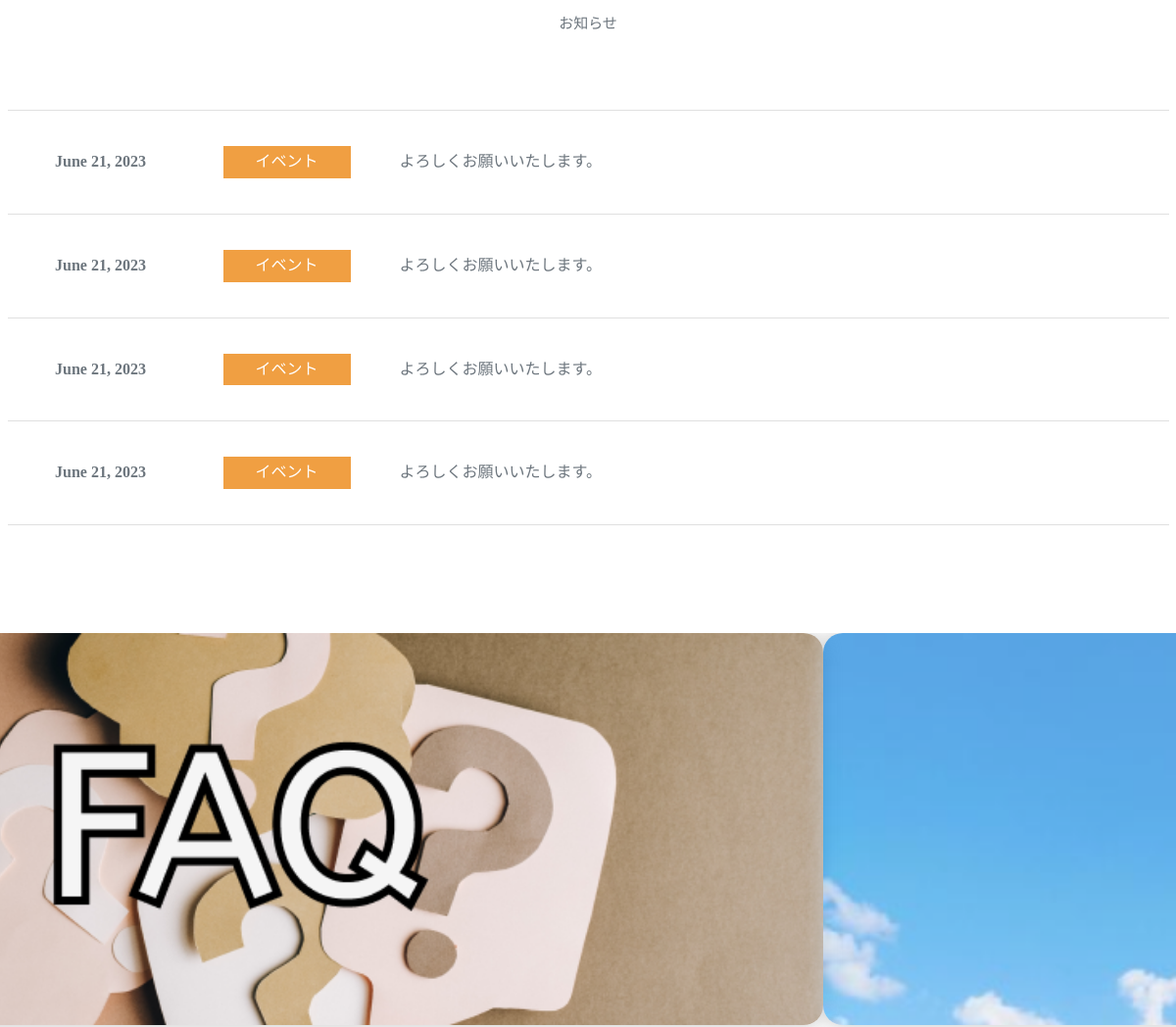
The app's page /fukumitsu/ (middle part), older data.
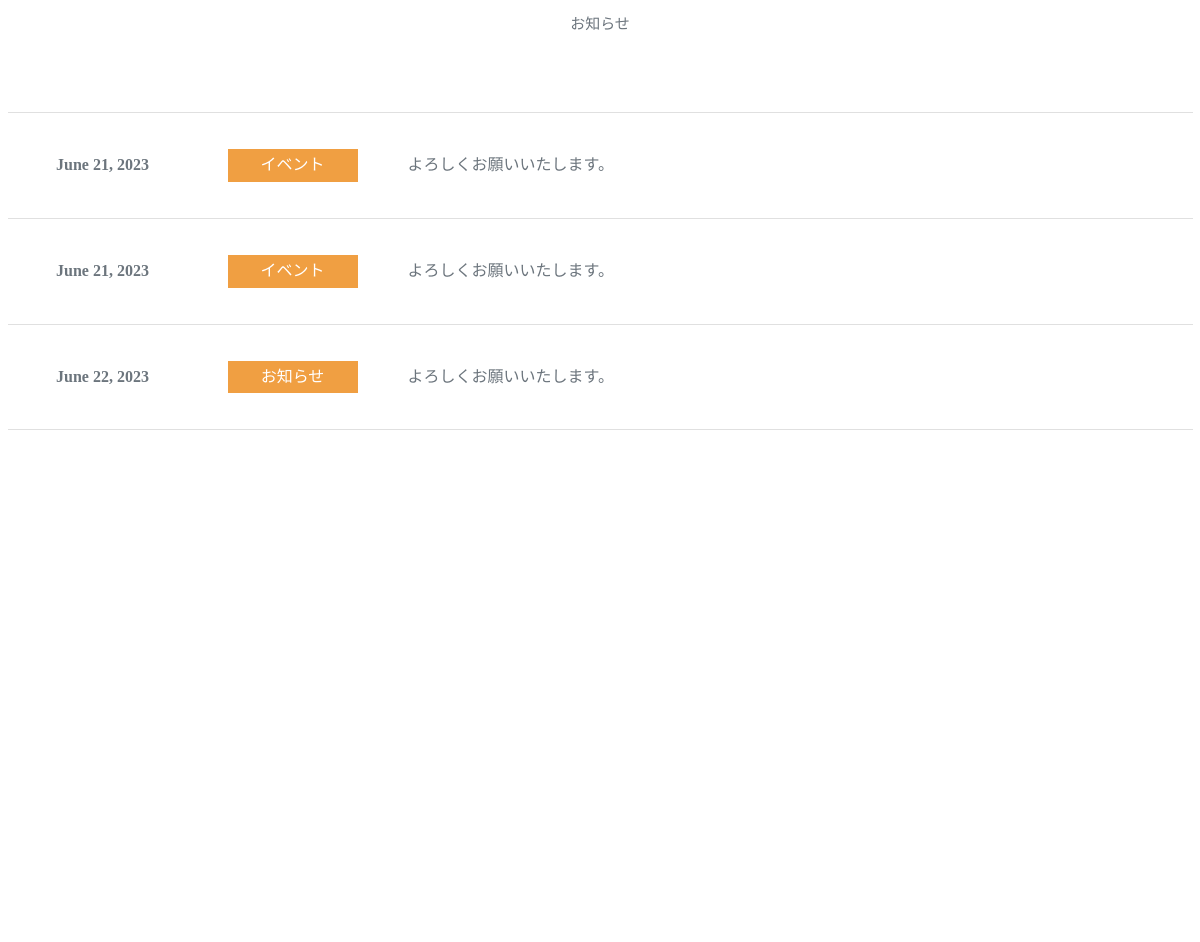
The same page, newer data.
### fukumitsu/models.py (models this page shows)
class Information(models.Model):
    information_id = models.IntegerField(primary_key=True)
    category = models.CharField(max_length=100)
    contents = models.TextField()
    time = models.DateField()

### fukumitsu/views.py (the view)
# urls.py: path('', views.fukumitsu), #トップページ表示
def fukumitsu(request):
    admin = models.User.objects.get(user_id = 1)
    if 'email' in request.session:
        if request.session['email'] == admin.email:
            return admin_forms(request)
    info_list = models.Information.objects.all().order_by().reverse()[:5]
    contact_form = forms.contact_form()
    if 'email' not in request.session:
        context_data = {'info_list': info_list, 'contact_form':contact_form, 'session':0}
        return render(request, 'fukumitsu.html', context= context_data)
    else:
        context_data = {'info_list': info_list, 'contact_form':contact_form, 'session':1}
        return render(request, 'fukumitsu.html', context= context_data)

### fukumitsu/templates/fukumitsu.html (shortened to what this page needs)
<!DOCTYPE html>
<html lang="ja">
    <head>
        <link rel="stylesheet" type="text/css" href="https://cdn.jsdelivr.net/npm/slick-carousel@1.8.1/slick/slick.css">
        <link rel="stylesheet" href="https://unpkg.com/swiper@8/swiper-bundle.min.css"/>
        <link href="/static/css/main.css" rel="stylesheet" />
        <link href="/static/css/fukumitsu.css" rel="stylesheet" />
        <link href="/static/css/slider.css" rel="stylesheet" />
        <link href="/static/css/header.css" rel="stylesheet" />
        <link href="/static/css/footer.css" rel="stylesheet" />
    </head>
    <body id="page-top">
        <section class="page-section" id="info">
            <div class="container">
                <div class="text-center">
                    <p class="text-font">お知らせ</p>
                </div>
                <ul class="blog-list">
                    {% for info in info_list %}
                    <li class="blog-item activity">
                        <a href="#!">
                            <time>{{ info.time }}</time>
                            <span class="category orange">{{ info.category }}</span>
                            <p>{{ info.contents }}</p>
                        </a>
                    </li>
                    {% endfor %}
                </ul>
            </div>
        </section>
        <section class="page-section bg-light" id="slider">
            <div class="sliderWrapper swiper">
                <ul class="sliderList swiper-wrapper">
                    <li class="swiper-slide"><img src="/static/img/slider/slider1.png"/></li>
                    <li class="swiper-slide"><img src="/static/img/slider/slider2.png"/></li>
                </ul>
            </div>
        </section>
    </body>
</html>

Row changes from the older to the newer data that the page shows:
removed Information: time "June 21, 2023", category "イベント", contents "よろしくお願いいたします。"
removed Information: time "June 21, 2023", category "イベント", contents "よろしくお願いいたします。"
added Information: time "June 22, 2023", category "お知らせ", contents "よろしくお願いいたします。"
